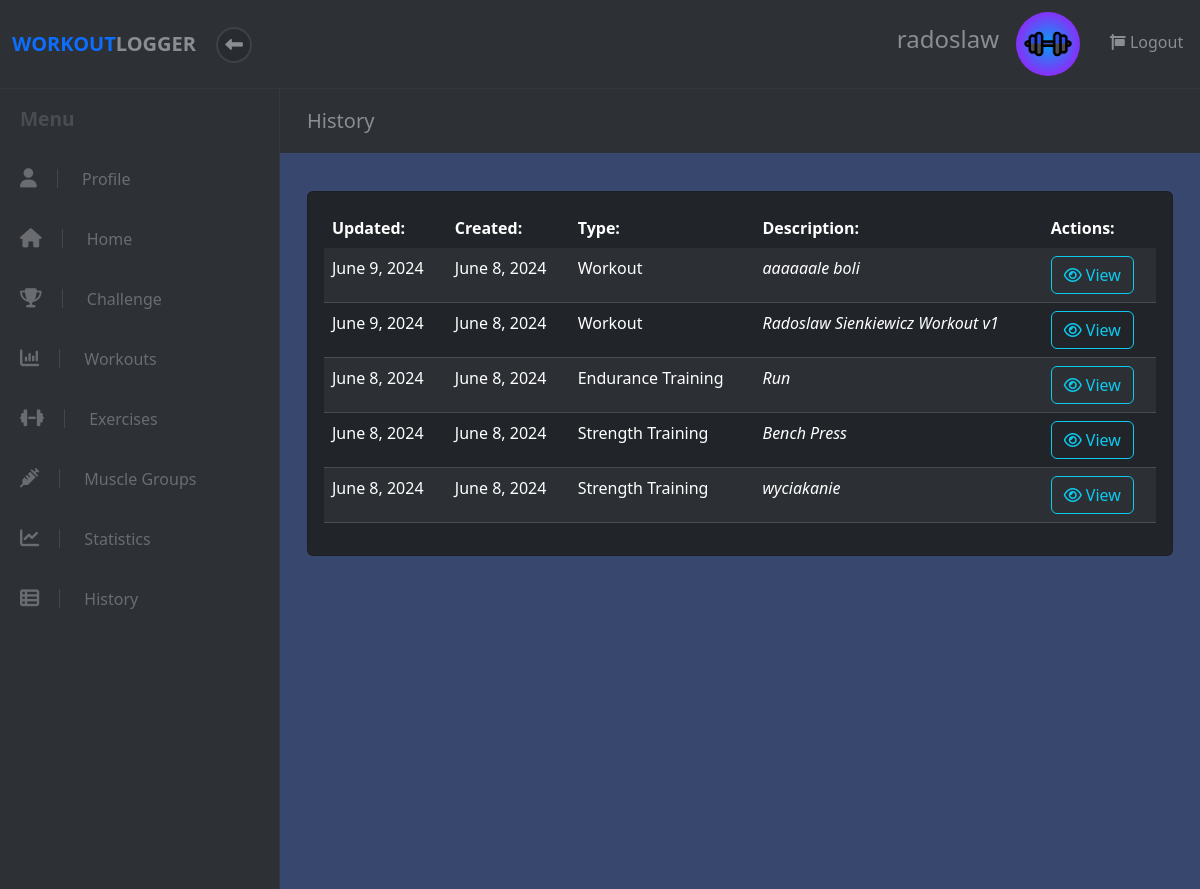
Before: /history (signed in) with the older database file.
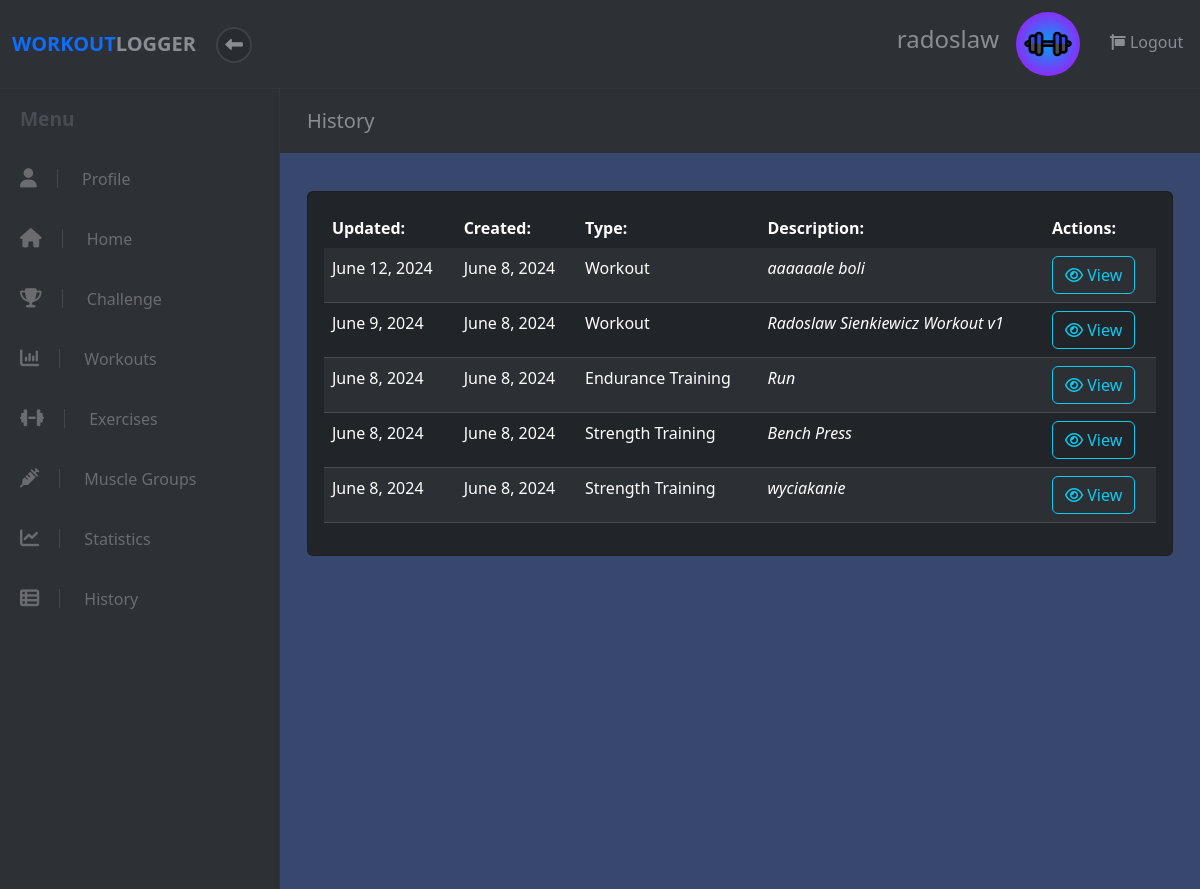
After: the same page with the newer database file.
### workout/models.py (models this page shows, shortened)
class Workout(models.Model):
    name = models.CharField(max_length=50)
    description = models.CharField(max_length=150)
    completed = models.BooleanField(default=False)
    is_shared = models.BooleanField(default=False)
    user = models.ForeignKey(User, on_delete=models.CASCADE, default=None)
    challenge = models.ForeignKey(Challenge, on_delete=models.CASCADE, default=None, blank=True, null=True)
    created_at = models.DateTimeField(auto_now_add=True)
    updated_at = models.DateTimeField(auto_now=True)
    def class_name(self):
        return self.__class__.__name__

### workout/views.py (the view)
# urls.py: re_path(r'^history$', views.view_all),
def view_all(request):
    try:
        user = User.objects.get(id=request.session["user_id"])
        workout_list = Workout.objects.filter(user__id=user.id)
        ste_list = StrengthTrainingExercise.objects.filter(user__id=user.id)
        ete_list = EnduranceTrainingExercise.objects.filter(user__id=user.id)
        be_list = BalanceExercise.objects.filter(user__id=user.id)
        fe_list = FlexibilityExercise.objects.filter(user__id=user.id)
        page = request.GET.get('page', 1)
        data_list = list(chain(workout_list, ste_list,ete_list, be_list, fe_list))
        paginator = Paginator(sorted(data_list, key=lambda x: x.updated_at, reverse=True), 12)
        try:
            data = paginator.page(page)
        except PageNotAnInteger:
            data = paginator.page(1)
        except EmptyPage:
            data = paginator.page(paginator.num_pages)
        data = {
            'user': user,
            'data': data,
        }
        return render(request, "workout/view_all.html", data)
    except (KeyError, User.DoesNotExist) as err:
        messages.info(request, "You must be logged in to view this page.", extra_tags="invalid_session")
        logging.warning("User must be logged in to view 'view_all'.")
        return redirect("/")

### workout/models.py (called while the page is built)
    def class_name(self):
        return self.__class__.__name__

    def exercise_name(self):
        return "Strength Training"

    def exercise_name(self):
        return "Endurance Training"

### workout/templates/workout/view_all.html (shortened to what this page needs)
<!DOCTYPE html>
<html>
  <head>
    {% load static %}
    <link
      rel="stylesheet"
      href="{% static 'fontawesomefree/css/all.min.css' %}"
    />
    <link rel="stylesheet" href="../../static/workout/styles.css" />
    {% load bootstrap5 %} {% bootstrap_css %} {% bootstrap_javascript %}
  </head>
  <body>
    {% include 'workout/widgets/header.html' %}
    <div class="d-flex align-items-stretch">
      {% include 'workout/widgets/sidebar.html' %}
      <div class="page-content">
        <div class="page-header">
          <div class="container-fluid">
            <h2 class="h5 no-margin-bottom">History</h2>
          </div>
        </div>
        <section class="no-padding-bottom">
          <div class="container-fluid">
            <div class="row">
              <div class="col-lg-12 pb-4">
                {% if data %}
                <div class="card bg-dark add-exercise mb-4 mt-2">
                  <div class="card-body">
                    <table
                      class="table table-dark table-striped all-data-table text-light"
                    >
                      <thead>
                        <tr>
                          <th scope="col">Updated:</th>
                          <th scope="col">Created:</th>
                          <th scope="col">Type:</th>
                          <th scope="col">Description:</th>
                          <th scope="col">Actions:</th>
                        </tr>
                      </thead>
                      <tbody>
                        {% for info in data %}
                        <tr>
                          <td scope="row">{{info.updated_at | date}}</td>
                          <td scope="row">{{info.created_at | date}}</td>
                          <td scope="row">
                            {% if info.exercise_name %}
                                {{ info.exercise_name }}
                            {% else %}
                                Workout
                            {% endif %}
                        </td>
                          <td><em>{{info.name}}</em></td>
                          <td>
                            {% if info.class_name == 'Workout' %}
                            <form action="/workout/{{info.id}}">
                              <button
                                class="btn btn-outline-info"
                                type="submit"
                              >
                                <i class="fa fa-eye"></i> View
                              </button>
                            </form>
                            {% else %}
                            <form action="/exercise/{{info.id}}">
                              <button
                                class="btn btn-outline-info"
                                type="submit"
                              >
                                <i class="fa fa-eye"></i> View
                              </button>
                            </form>
                            {% endif %}
                          </td>
                        </tr>
                        {% endfor %}
                      </tbody>
                    </table>
                  </div>
                </div>
                {% endif %}
              </div>
            </div>
          </div>
        </section>
      </div>
    </div>
  </body>
</html>

Changed rows visible on the page:
changed Workout "aaaaaale boli": updated_at "June 9, 2024" → "June 12, 2024"
